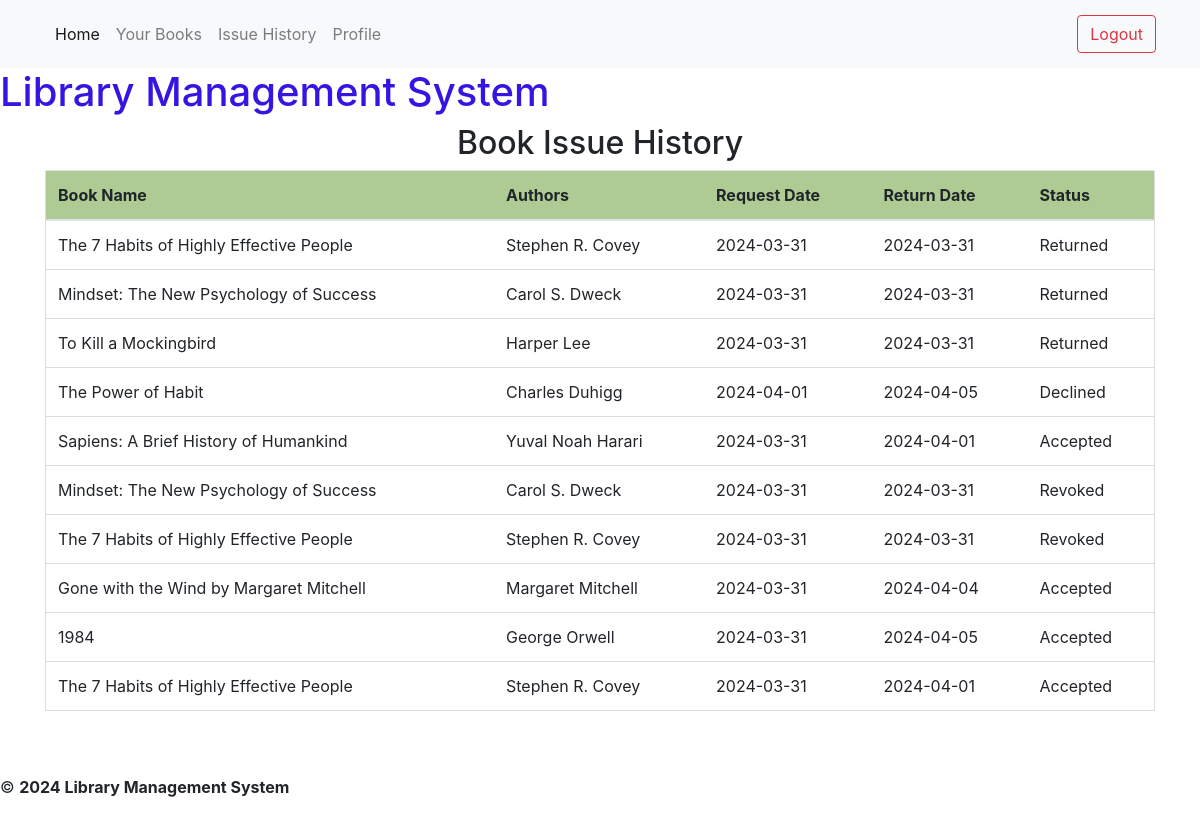
Screenshot of /user/book_issue/history (signed in) with the database file from the repository.
### models.py (models this page shows)
class BookIssue(db.Model):
    id = db.Column(db.Integer, primary_key=True)
    user_name = db.Column(db.String(255), db.ForeignKey('user.username'), nullable=False)
    book_name = db.Column(db.String(255), db.ForeignKey('book.name'), nullable=False)
    book_author = db.Column(db.String(255), db.ForeignKey('book.authors'), nullable=False)
    issue_date = db.Column(db.Date, db.ForeignKey('book_request.request_date'), nullable=False)
    return_date = db.Column(db.Date, db.ForeignKey('book_request.return_date'))
    approved = db.Column(db.String(255),db.ForeignKey('book_request.status'), nullable=False)
    read = db.Column(db.String(255), db.ForeignKey('book.content'))
    feedback = db.Column(db.String(255), nullable=True)

### routes.py (the view)
@app.route('/user/book_issue/history') # user's route to see the book issue history
@login_required
@check_return_and_revoke
def user_book_issue_history():
    user = User.query.get(session['user_id'])
    username=user.username
    book_issue = BookIssue.query.filter_by(user_name=username)
    if not book_issue:
        flash('Issue history not found')
        return redirect(url_for('index'))
    return render_template('user_request_history.html',book_issue=book_issue )

### routes.py (called while the page is built)
def check_return_and_revoke(func):
    @wraps(func)
    def wrapper(*args, **kwargs):
        issues = BookIssue.query.filter_by(approved='Accepted').all()
        for issue in issues:
            if datetime.now().date() > issue.return_date:
                issue.approved = 'Revoked'
                issue.return_date = datetime.now().date()
                db.session.commit()
        return func(*args, **kwargs)
    return wrapper

def login_required(func):
    @wraps(func)
    def check(*args, **kwargs):
        if 'user_id' in session:
            return func(*args, **kwargs)
        else:
            flash('Please login to continue')
            return redirect(url_for('login'))
    return check

### templates/user_request_history.html (shortened to what this page needs)
{% extends 'user_base.html'%}
{% block content %}
<h2 style="text-align: center;">Book Issue History</h2>
<table class="table">
   <thead>
      <tr>
         <th>Book Name</th>
         <th>Authors</th>
         <th>Request Date</th>
         <th>Return Date </th>
         <th> Status </th>
      </tr>
   </thead>
   <tbody>
      {% for req in book_issue %}
      <tr>
         <td>{{req.book_name}}</td>
         <td>{{req.book_author}}</td>
         <td>{{req.issue_date}}</td>
         <td>{{req.return_date}}</td>
         <td>{{req.approved}}</td>
      </tr>
      {% endfor %}
   </tbody>
</table>
{% endblock%}

### static/css/styles.css (style rules this page uses)
.table { width: 100%; border: 1px solid #ddd; }
.table th, .table td { padding: 8px; border-bottom: 1px solid #ddd; }
.table th { background-color: #afcb94; font-weight: bold; text-align: left; }

### rows the page displays
BookIssue: book_name "The 7 Habits of Highly Effective People", book_author "Stephen R. Covey", issue_date "2024-03-31", return_date "2024-03-31", approved "Returned"
BookIssue: book_name "Mindset: The New Psychology of Success", book_author "Carol S. Dweck", issue_date "2024-03-31", return_date "2024-03-31", approved "Returned"
BookIssue: book_name "To Kill a Mockingbird", book_author "Harper Lee", issue_date "2024-03-31", return_date "2024-03-31", approved "Returned"
BookIssue: book_name "The Power of Habit", book_author "Charles Duhigg", issue_date "2024-04-01", return_date "2024-04-05", approved "Declined"
BookIssue: book_name "Sapiens: A Brief History of Humankind", book_author "Yuval Noah Harari", issue_date "2024-03-31", return_date "2024-04-01", approved "Accepted"
BookIssue: book_name "Mindset: The New Psychology of Success", book_author "Carol S. Dweck", issue_date "2024-03-31", return_date "2024-03-31", approved "Revoked"
BookIssue: book_name "The 7 Habits of Highly Effective People", book_author "Stephen R. Covey", issue_date "2024-03-31", return_date "2024-03-31", approved "Revoked"
BookIssue: book_name "Gone with the Wind by Margaret Mitchell", book_author "Margaret Mitchell", issue_date "2024-03-31", return_date "2024-04-04", approved "Accepted"
BookIssue: book_name "1984", book_author "George Orwell", issue_date "2024-03-31", return_date "2024-04-05", approved "Accepted"
BookIssue: book_name "The 7 Habits of Highly Effective People", book_author "Stephen R. Covey", issue_date "2024-03-31", return_date "2024-04-01", approved "Accepted"
